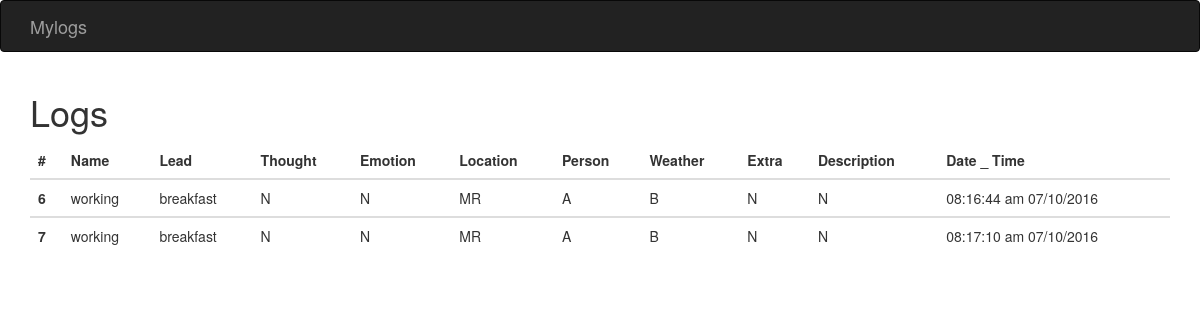
The page /logs.php on the database its author committed.
### tables this page shows
CREATE TABLE `logs` (
  `id` int(11) NOT NULL,
  `lead` varchar(255) NOT NULL,
  `thought` varchar(255) NOT NULL,
  `emotion` varchar(255) DEFAULT NULL,
  `location` varchar(255) NOT NULL,
  `person` varchar(255) NOT NULL,
  `weather` varchar(255) NOT NULL,
  `extra` varchar(255) NOT NULL,
  `description` varchar(255) NOT NULL,
  `date_time` timestamp NOT NULL DEFAULT CURRENT_TIMESTAMP,
  `name` varchar(255) NOT NULL
);

### logs.php (the view, shortened to what this page needs)
<!DOCTYPE html>
<html lang="en">
  <head>
    <link href="css/bootstrap.min.css" rel="stylesheet">
  </head>
  <body>
    <nav class="navbar navbar-inverse navbar">
      <div class="container">
        <div class="navbar-header">
          <a class="navbar-brand" href="index.php">Mylogs</a>
        </div>
        </div>
    </nav>
    <div class="container">
      <h1>Logs</h1>
<table class="table table-inverse">
  <thead>
    <tr>
      <th>#</th>
      <th>Name</th>
      <th>Lead</th>
      <th>Thought</th>
      <th>Emotion</th>
     <th>Location</th>
     <th>Person</th>
     <th>Weather</th>
     <th>Extra</th>
     <th>Description</th>
     <th>Date _ Time</th>
    </tr>
  </thead>
     <?php
$servername = "localhost";
$username = "local";
$password = "host";
$dbname = "mylogs";
$conn = new mysqli($servername, $username, $password, $dbname);
$sql = "SELECT * FROM logs";
$result = $conn->query($sql);
if ($result->num_rows > 0) {
    while($row = $result->fetch_assoc()) { ?>
  <tbody>
    <tr>
      <th scope="row"><?php echo $row["id"]; ?></th>
      <td><?php echo $row["name"]; ?></td>
      <td><?php echo $row["lead"]; ?></td>
      <td><?php echo $row["thought"]; ?></td>
      <td><?php echo $row["emotion"]; ?></td>
      <td><?php echo $row["location"]; ?></td>
      <td><?php echo $row["person"]; ?></td>
      <td><?php echo $row["weather"]; ?></td>
      <td><?php echo $row["extra"]; ?></td>
      <td><?php echo $row["description"]; ?></td>
      <td><?php echo date('h:i:s a m/d/Y', strtotime($row['date_time']));
 ?></td>
    </tr>
  <?php  }
    echo "</table>";
} else {
    echo "0 results";
}
?>
    </div>
  </body>
</html>

### rows shown on the page
logs: id "6", name "working", lead "breakfast", thought "N", emotion "N", location "MR", person "A", weather "B", extra "N", description "N", date_time "08:16:44 am 07/10/2016"
logs: id "7", name "working", lead "breakfast", thought "N", emotion "N", location "MR", person "A", weather "B", extra "N", description "N", date_time "08:17:10 am 07/10/2016"
